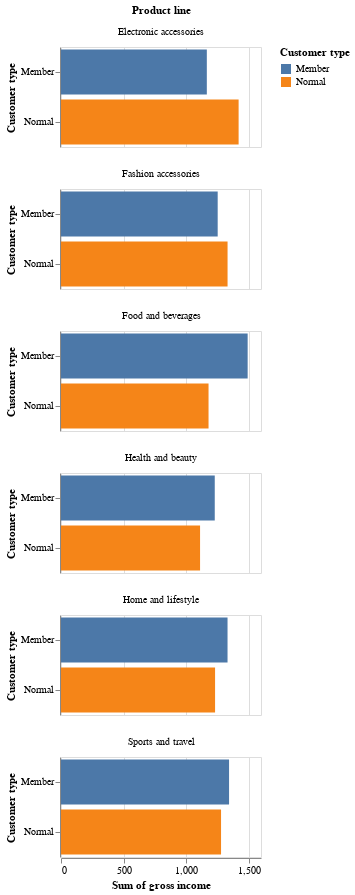

Notebook source saved alongside this figure:
### Code cell
bar = alt.Chart(walmart_df).mark_bar().encode(
    y = 'Customer type',
    x = 'sum(gross income)',
    color='Customer type'
).properties(width = 200, height = 100).facet('Product line:N', columns=1)

bar

### Figure 1 — Vega specification as saved in the notebook (floating-point values rounded to 4 significant figures)
{"$schema": "https://vega.github.io/schema/vega/v5.json", "data": [{"name": "source_0", "values": [{"Customer type": "Member", "Product line": "Health and beauty", "sum_gross income": 1230.0}, {"Customer type": "Normal", "Product line": "Electronic accessories", "sum_gross income": 1421.0}, {"Customer type": "Normal", "Product line": "Home and lifestyle", "sum_gross income": 1233.0}, {"Customer type": "Normal", "Product line": "Sports and travel", "sum_gross income": 1280.0}, {"Customer type": "Member", "Product line": "Electronic accessories", "sum_gross income": 1167.0}, {"Customer type": "Member", "Product line": "Food and beverages", "sum_gross income": 1493.0}, {"Customer type": "Member", "Product line": "Fashion accessories", "sum_gross income": 1254.0}, {"Customer type": "Normal", "Product line": "Food and beverages", "sum_gross income": 1180.0}, {"Customer type": "Normal", "Product line": "Health and beauty", "sum_gross income": 1113.0}, {"Customer type": "Member", "Product line": "Sports and travel", "sum_gross income": 1344.0}, {"Customer type": "Member", "Product line": "Home and lifestyle", "sum_gross income": 1332.0}, {"Customer type": "Normal", "Product line": "Fashion accessories", "sum_gross income": 1332.0}]}, {"name": "facet_domain", "values": [{"Product line": "Health and beauty", "count": 2}, {"Product line": "Electronic accessories", "count": 2}, {"Product line": "Home and lifestyle", "count": 2}, {"Product line": "Sports and travel", "count": 2}, {"Product line": "Food and beverages", "count": 2}, {"Product line": "Fashion accessories", "count": 2}]}, {"name": "facet_domain_row", "values": [{"data": 0.0}, {"data": 1.0}, {"data": 2.0}, {"data": 3.0}, {"data": 4.0}, {"data": 5.0}]}, {"name": "facet_domain_column", "transform": [{"type": "sequence", "start": 0.0, "stop": {"signal": "min(length(data(\"facet_domain\")), 1)"}}]}, {"name": "source_0_x_domain_sum_gross income", "values": [{"min": 1113.0, "max": 1493.0}]}, {"name": "source_0_y_domain_Customer type", "values": [{"Customer type": "Member"}, {"Customer type": "Normal"}]}, {"name": "source_0_color_domain_Customer type", "values": [{"Customer type": "Member"}, {"Customer type": "Normal"}]}], "signals": [{"name": "child_width", "value": 200}, {"name": "child_height", "value": 100}], "marks": [{"type": "group", "name": "facet-title", "title": {"text": "Product line", "offset": 10, "style": "guide-title"}, "role": "column-title"}, {"type": "group", "name": "row_header", "from": {"data": "facet_domain_row"}, "encode": {"update": {"height": {"signal": "child_height"}}}, "axes": [{"scale": "y", "zindex": 0, "grid": false, "orient": "left", "title": "Customer type"}], "role": "row-header"}, {"type": "group", "name": "column_footer", "from": {"data": "facet_domain_column"}, "encode": {"update": {"width": {"signal": "child_width"}}}, "axes": [{"scale": "x", "labelOverlap": true, "tickCount": {"signal": "ceil(child_width/40)"}, "zindex": 0, "grid": false, "orient": "bottom", "title": "Sum of gross income", "labelFlush": true}], "role": "column-footer"}, {"type": "group", "name": "cell", "from": {"facet": {"data": "source_0", "name": "facet", "groupby": ["Product line"]}}, "sort": {"field": ["datum[\"Product line\"]"], "order": ["ascending"]}, "encode": {"update": {"height": {"signal": "child_height"}, "width": {"signal": "child_width"}}}, "marks": [{"type": "rect", "name": "child_marks", "from": {"data": "facet"}, "encode": {"update": {"y": {"field": "Customer type", "scale": "y"}, "height": {"signal": "max(0.25, bandwidth('y'))"}, "fill": {"field": "Customer type", "scale": "color"}, "x": {"field": "sum_gross income", "scale": "x"}, "x2": {"value": 0, "scale": "x"}}}, "style": ["bar"]}], "axes": [{"scale": "x", "domain": false, "zindex": 0, "gridScale": "y", "tickCount": {"signal": "ceil(child_width/40)"}, "aria": false, "minExtent": 0, "orient": "bottom", "labels": false, "grid": true, "maxExtent": 0, "ticks": false}], "title": {"text": {"signal": "isValid(parent[\"Product line\"]) ? parent[\"Product line\"] : \"\"+parent[\"Product line\"]"}, "frame": "group", "style": "guide-label", "offset": 10}, "style": "cell"}], "scales": [{"name": "x", "type": "linear", "domain": [{"signal": "(data(\"source_0_x_domain_sum_gross income\")[0] || {}).min"}, {"signal": "(data(\"source_0_x_domain_sum_gross income\")[0] || {}).max"}], "range": [0, {"signal": "child_width"}], "nice": true, "zero": true}, {"name": "y", "type": "band", "domain": {"data": "source_0_y_domain_Customer type", "field": "Customer type", "sort": true}, "range": [0, {"signal": "child_height"}], "paddingInner": 0.1, "paddingOuter": 0.05}, {"name": "color", "type": "ordinal", "domain": {"data": "source_0_color_domain_Customer type", "field": "Customer type", "sort": true}, "range": "category"}], "layout": {"padding": 20, "bounds": "full", "align": "all", "columns": 1}, "padding": 5, "background": "white", "legends": [{"fill": "color", "symbolType": "square", "title": "Customer type"}]}
